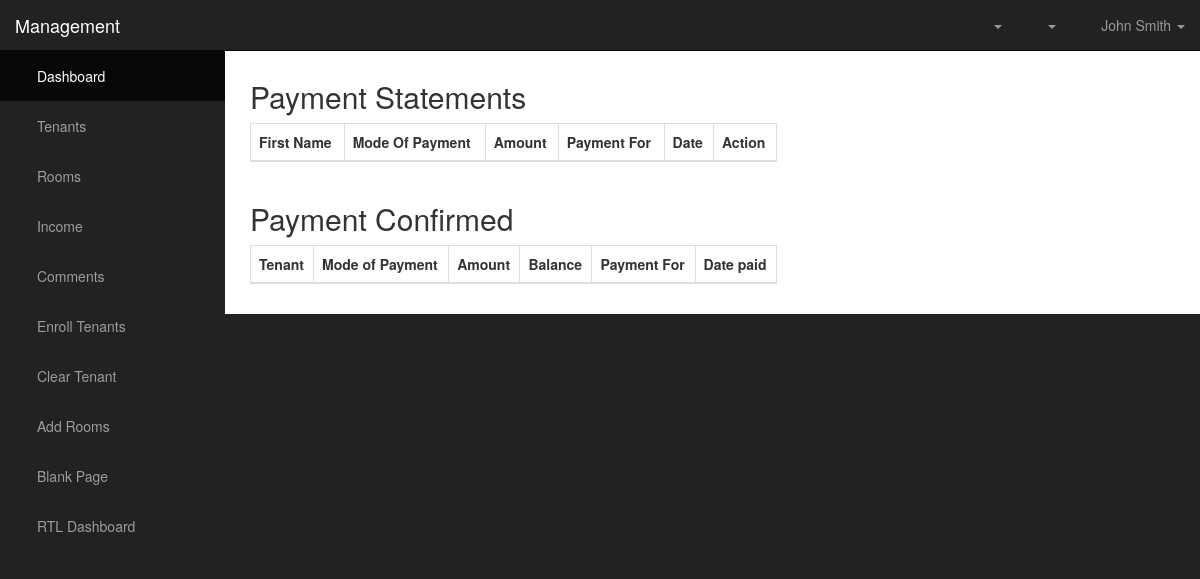
Before: /manager/rents/ with the older database file.
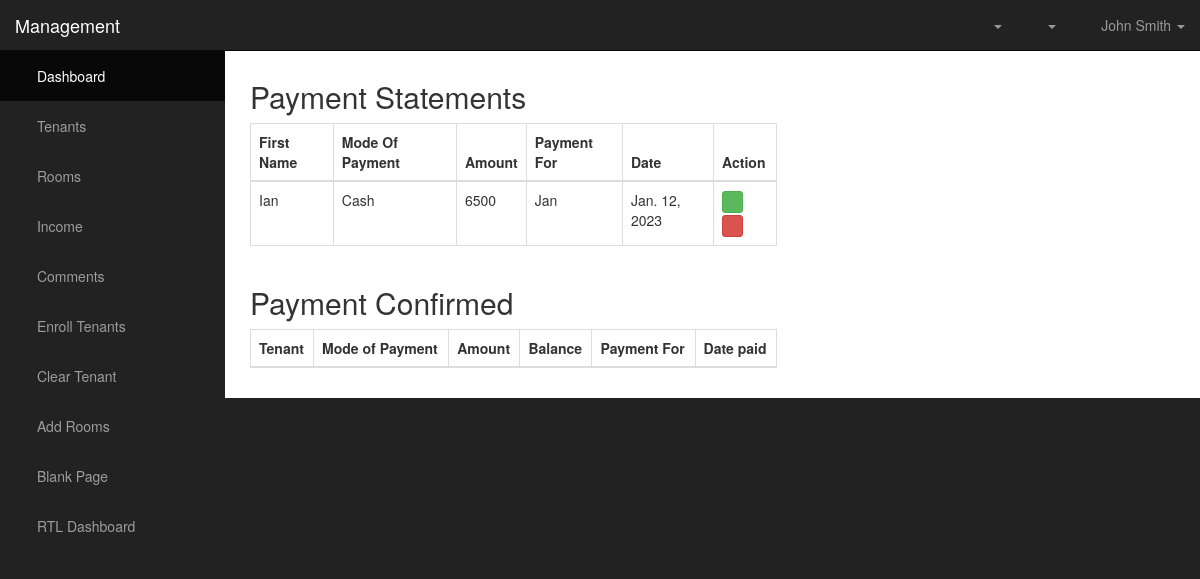
After: the same page with the newer database file.
### tenants/models.py (models this page shows)
class PaymentStatement(models.Model):
    tenant_name = models.CharField(max_length=250)
    mode_of_payment = models.CharField(max_length=50)
    amount = models.PositiveBigIntegerField()
    payment_for = models.CharField(max_length=250)
    date = models.DateField(auto_now_add=True)

### manager/views.py (the view)
# urls.py: path('rents/', views.view_tenants_pay, name='view_tenants_pay'),
def view_tenants_pay(request):
    pay_statement = PaymentStatement.objects.all()
    confirmed_pay = Payment.objects.all()
    context = {
        'payment_statement': pay_statement,
        'confirmed_pay': confirmed_pay,
    }
    return render(request, 'components/rents.html', context=context)

### manager/templates/components/rents.html (shortened to what this page needs)
{% extends 'components/base.html' %}
{% block content %}
<div id="page-wrapper">
    <div class="container-fluid">
        <div class="row">
            <div class="col-lg-7">
                <h2> Payment Statements</h2>
                <div class="table-responsive">
                    <table class="table table-bordered table-hover">
                        <thead>
                            <tr>
                                <th>First Name</th>
                                <th>Mode Of Payment</th>
                                <th>Amount</th>
                                <th>Payment For</th>
                                <th>Date</th>
                                <th>Action</th>
                            </tr>
                        </thead>
                        <tbody>
                            {% for payment_statement in payment_statement %}
                            <tr>
                                <td>{{payment_statement.tenant_name}}</td>
                                <td>{{payment_statement.mode_of_payment}}</td>
                                <td>{{payment_statement.amount}}</td>
                                <td>{{payment_statement.payment_for}}</td>
                                <td>{{payment_statement.date}}</td>
                                <td><a class="btn btn-success btn-xs" href=""><span class="glyphicon glyphicon-ok"></span></a>
                                    <a class="btn btn-danger btn-xs" href=""><span class="glyphicon glyphicon-trash"></span></a>
                                </td>
                            </tr>
                            {% endfor %}
                        </tbody>
                    </table>
                </div>
            </div>
        </div>
        <div class="row">
            <div class="col-lg-7">
                <h2> Payment Confirmed</h2>
                <div class="table-responsive">
                    <table class="table table-bordered table-hover">
                        <thead>
                            <tr>
                                <th>Tenant</th>
                                <th>Mode of Payment</th>
                                <th>Amount</th>
                                <th>Balance</th>
                                <th>Payment For</th>
                                <th>Date paid</th>
                            </tr>
                        </thead>
                    </table>
                </div>
            </div>
        </div>
    </div>
</div>
{% endblock content %}

Changed rows visible on the page:
added PaymentStatement: tenant_name "Ian", mode_of_payment "Cash", amount "6500", payment_for "Jan", date "Jan. 12, 2023"
